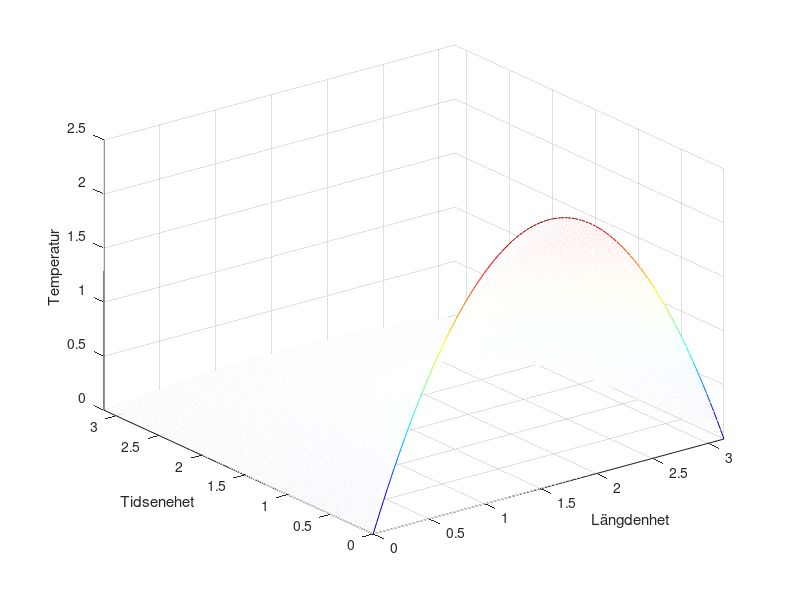

Reproduce this figure in MATLAB.
clc
clear
close all;

N = 100;

L = pi;
dx = L / (N+1);
dt = dx^2/2;

h = dt/dx^2;
k = 1 - 2*h;

x = 0:dx:L;
t = 0:dt:L;

% --- skapa matrisen
M = zeros(length(x), length(t));

% --- räkna ut begynnelsevärde
M(:, 1) = (pi - x).*x;

% --- explicit euler med finita differenser
for tt = 1:length(t) - 1
    for xx = 2:length(x) - 1
        M(xx, tt+1) = h * M(xx-1, tt) - k * M(xx, tt) + h * M(xx+1, tt);
    end
end

[T, X] = meshgrid(t, x);
mesh(X, T, M)
colormap(jet(256))
xlabel('Längdenhet')
ylabel('Tidsenehet')
zlabel('Temperatur')
axis([0 pi 0 pi])